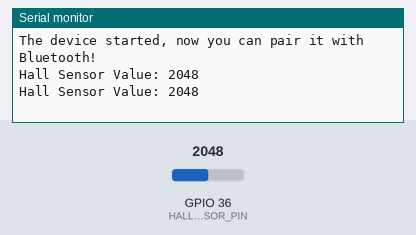
Bench run of a sketch on a simulated ESP32. On the bench: the last lines printed to the serial monitor. The inputs (shaded band) are chosen by the test bench; at power-on: GPIO 36 (HALL_SENSOR_PIN) = 2048. Nothing arrives over Bluetooth unless stated.

Above: at 1.2 s.
1.3 s: GPIO 36 (HALL_SENSOR_PIN) set to 2866
At 2.6 s:
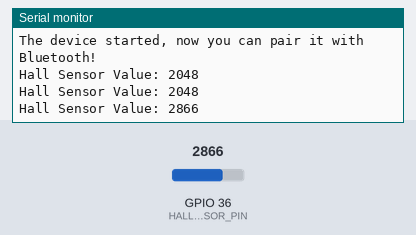
2.8 s: GPIO 36 (HALL_SENSOR_PIN) set to 3603
At 3.8 s:
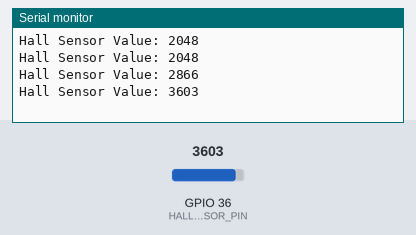
Timing chart, 0 to 5.8 s (numbered marks = the images above; inputs shaded):
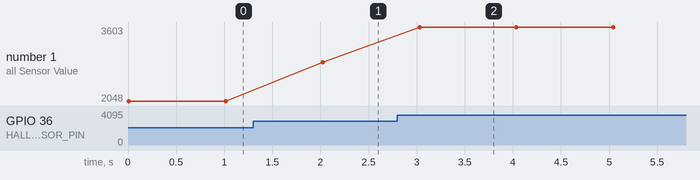

The sketch:

bluetooth_halleffect_WOrking_CGPT2.ino
```cpp
#include "BluetoothSerial.h"
#include "esp_adc_cal.h"

#if !defined(CONFIG_BT_ENABLED) || !defined(CONFIG_BLUEDROID_ENABLED)
#error Bluetooth is not enabled! Please run `make menuconfig` to enable it
#endif

BluetoothSerial SerialBT;

// Define ADC constants for Hall sensor
#define DEFAULT_VREF 1100
#define NO_OF_SAMPLES 64
#define HALL_SENSOR_PIN 36  // The Hall sensor is typically connected to GPIO 36

void setup() {
  Serial.begin(115200);
  SerialBT.begin("ESP32_HallSensor"); // Bluetooth device name
  Serial.println("The device started, now you can pair it with Bluetooth!");
  // Configure ADC for Hall sensor
  adc1_config_width(ADC_WIDTH_BIT_12);
  adc1_config_channel_atten(ADC1_CHANNEL_0, ADC_ATTEN_DB_11);
}

void loop() {
  // Read Hall sensor value
  int hallValue = 0;
  for (int i = 0; i < NO_OF_SAMPLES; i++) {
    hallValue += adc1_get_raw(ADC1_CHANNEL_0);
  }
  hallValue /= NO_OF_SAMPLES;

  // Print and send Hall sensor value over Bluetooth
  Serial.println("Hall Sensor Value: " + String(hallValue));
  SerialBT.println("Hall Sensor Value: " + String(hallValue));

  delay(1000); // Adjust the delay as needed
}
```

Measured:
- after the input at 1.3 s, the serial monitor: prints a new line after 0.72 s (image 1)
- after the input at 2.8 s, the serial monitor: prints a new line after 0.23 s (image 2)
- plotted number 1: 2048 → 2866 after the input at 1.3 s, 2866 → 3603 after the input at 2.8 s
